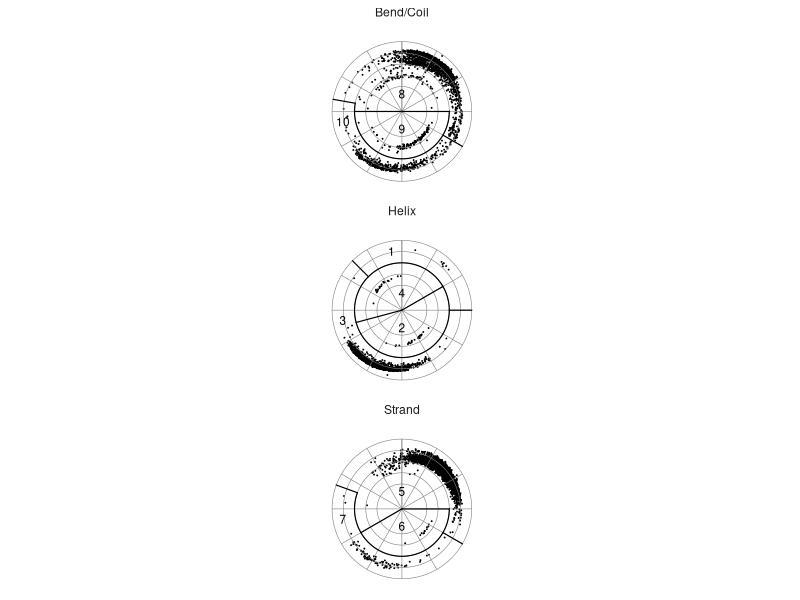

R code for this plot:

library(ggplot2)
library(plyr)

# clear environment
rm(list = ls())

# read in data files
df <- read.csv('torsion.txt')
refs <- read.csv('torsion_refs.txt')
annotes <- read.csv('torsion_annotes.txt')

# subset data
df <- subset(df, df$sse == 'Helix' | df$sse == 'Strand' | df$sse == 'Bend' | df$sse == 'Coil')

# wrap and translate torsion angles
df$phi <- ifelse(df$phi < 0, df$phi + 360, df$phi)
df$phi <- df$phi + 200

# reorder factor levels
df$sse <- factor(df$sse, levels = c('Helix', 'Strand', 'Bend', 'Coil'))
df$plot <- factor(df$plot, levels = c('Helix', 'Strand', 'Bend/Coil'))

ggplot(df, aes(phi, psi)) +
    
    # geoms
    geom_point(
        size = rel(0.01)
    ) + 
    geom_vline(
        xintercept = seq(200, 560, by = 90), 
        colour = 'grey50', 
        size = rel(0.2)
    ) +
    geom_hline(
        yintercept = seq(-180, 180, by = 30), 
        colour = 'grey50', 
        size = rel(0.2)
    ) +
    geom_segment(
        data = refs,
        size = rel(0.4),
        lineend = 'square',
        aes(x, y, xend = xend, yend = yend),
        inherit.aes = FALSE
    ) + 
    geom_text(
        data = annotes, 
        size = 3, 
        color = 'black',
        aes(x = phi, y = psi, label = label)
    ) +

    # ceordinates 
    coord_polar(
       theta = 'y',
       direction = -1
    ) +
    
    # scales
    scale_x_continuous(
        limits = c(0,560),
        expand = c(0,0),
        breaks = c(200,290,380,470,560),
        labels = c('0\u00B0','90\u00B0','\u00B1180\u00B0','-90\u00B0','0\u00B0')
    ) + 
    scale_y_continuous(
        limits = c(-180,180),
        expand = c(0,0),
        breaks = c(-150,-120,-90,-60,-30,0,30,60,90,120,150,180),
        labels = c('-150\u00B0','-120\u00B0','-90\u00B0','-60\u00B0','-30\u00B0','0\u00B0','30\u00B0','60\u00B0','90\u00B0','120\u00B0','150\u00B0','\u00B1180\u00B0')
    ) + 

    # faceting
    facet_wrap(~plot, ncol = 1, scales = 'fixed') + 

    # axis labels
    labs(
         x = expression(phi), 
         y = expression(psi)
    ) + 

    # default theme 
    theme_bw() +

    # default override
    theme(
        plot.title = element_blank(), 
        plot.margin = margin(0,0,0,0),

        panel.border = element_blank(),
        panel.grid = element_blank(),
        panel.margin.x = unit(0,'mm'),
        
        axis.text = element_blank(), 
        axis.text.y = element_blank(),
        axis.ticks = element_blank(),
        axis.title = element_blank(),
        axis.line = element_blank(),

        strip.background = element_blank()
    )

ggsave('torsion_refs.eps', width = 3.3, height = 6)

